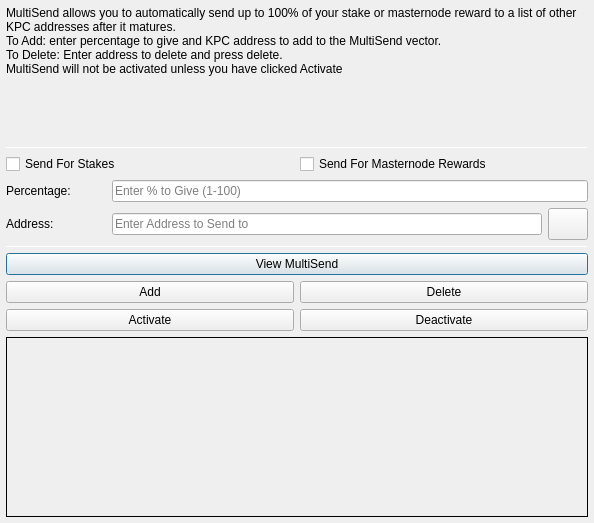
<?xml version="1.0" encoding="UTF-8"?>
<ui version="4.0">
 <class>MultiSendDialog</class>
 <widget class="QDialog" name="MultiSendDialog">
  <property name="windowModality">
   <enum>Qt::NonModal</enum>
  </property>
  <property name="geometry">
   <rect>
    <x>0</x>
    <y>0</y>
    <width>594</width>
    <height>523</height>
   </rect>
  </property>
  <property name="windowTitle">
   <string>MultiSend</string>
  </property>
  <layout class="QVBoxLayout" name="verticalLayout" stretch="0">
   <property name="leftMargin">
    <number>6</number>
   </property>
   <property name="topMargin">
    <number>6</number>
   </property>
   <property name="rightMargin">
    <number>6</number>
   </property>
   <property name="bottomMargin">
    <number>6</number>
   </property>
   <item>
    <layout class="QVBoxLayout" name="verticalLayout_Main" stretch="1,1,1,1,1,1">
     <item>
      <widget class="QLabel" name="label_2">
       <property name="lineWidth">
        <number>1</number>
       </property>
       <property name="text">
        <string>MultiSend allows you to automatically send up to 100% of your stake or masternode reward to a list of other KPC addresses after it matures.
To Add: enter percentage to give and KPC address to add to the MultiSend vector.
To Delete: Enter address to delete and press delete.
MultiSend will not be activated unless you have clicked Activate</string>
       </property>
       <property name="alignment">
        <set>Qt::AlignLeading|Qt::AlignLeft|Qt::AlignTop</set>
       </property>
       <property name="wordWrap">
        <bool>true</bool>
       </property>
      </widget>
     </item>
     <item>
      <widget class="Line" name="line">
       <property name="minimumSize">
        <size>
         <width>0</width>
         <height>1</height>
        </size>
       </property>
       <property name="maximumSize">
        <size>
         <width>16777215</width>
         <height>1</height>
        </size>
       </property>
       <property name="orientation">
        <enum>Qt::Horizontal</enum>
       </property>
      </widget>
     </item>
     <item>
      <layout class="QVBoxLayout" name="verticalLayout_Settings">
       <item>
        <layout class="QHBoxLayout" name="horizontalLayout">
         <item>
          <widget class="QCheckBox" name="multiSendStakeCheckBox">
           <property name="text">
            <string>Send For Stakes</string>
           </property>
          </widget>
         </item>
         <item>
          <widget class="QCheckBox" name="multiSendMasternodeCheckBox">
           <property name="text">
            <string>Send For Masternode Rewards</string>
           </property>
          </widget>
         </item>
        </layout>
       </item>
       <item>
        <layout class="QHBoxLayout" name="horizontalLayout_6">
         <item>
          <widget class="QLabel" name="label">
           <property name="minimumSize">
            <size>
             <width>100</width>
             <height>0</height>
            </size>
           </property>
           <property name="toolTip">
            <string>Percentage of stake to send</string>
           </property>
           <property name="text">
            <string>Percentage:</string>
           </property>
          </widget>
         </item>
         <item>
          <widget class="QLineEdit" name="multiSendPercentEdit">
           <property name="toolTip">
            <string>Enter whole numbers 1 - 100</string>
           </property>
           <property name="placeholderText">
            <string>Enter % to Give (1-100)</string>
           </property>
          </widget>
         </item>
        </layout>
       </item>
       <item>
        <layout class="QHBoxLayout" name="horizontalLayout_7">
         <item>
          <widget class="QLabel" name="label_5">
           <property name="minimumSize">
            <size>
             <width>100</width>
             <height>0</height>
            </size>
           </property>
           <property name="toolTip">
            <string>Address to send portion of stake to</string>
           </property>
           <property name="text">
            <string>Address:</string>
           </property>
          </widget>
         </item>
         <item>
          <widget class="QLineEdit" name="multiSendAddressEdit">
           <property name="toolTip">
            <string/>
           </property>
           <property name="placeholderText">
            <string>Enter Address to Send to</string>
           </property>
          </widget>
         </item>
         <item>
          <widget class="QPushButton" name="addressBookButton">
           <property name="maximumSize">
            <size>
             <width>16777215</width>
             <height>32</height>
            </size>
           </property>
           <property name="toolTip">
            <string>Choose an address from the address book</string>
           </property>
           <property name="text">
            <string/>
           </property>
           <property name="icon">
            <iconset resource="../kplus.qrc">
             <normaloff>:/icons/address-book</normaloff>:/icons/address-book</iconset>
           </property>
           <property name="shortcut">
            <string>Alt+A</string>
           </property>
           <property name="autoDefault">
            <bool>false</bool>
           </property>
          </widget>
         </item>
        </layout>
       </item>
      </layout>
     </item>
     <item>
      <widget class="Line" name="line_2">
       <property name="minimumSize">
        <size>
         <width>0</width>
         <height>1</height>
        </size>
       </property>
       <property name="maximumSize">
        <size>
         <width>16777215</width>
         <height>1</height>
        </size>
       </property>
       <property name="orientation">
        <enum>Qt::Horizontal</enum>
       </property>
      </widget>
     </item>
     <item>
      <layout class="QVBoxLayout" name="verticalLayout_Buttons">
       <item>
        <layout class="QHBoxLayout" name="horizontalLayout_4">
         <item>
          <widget class="QPushButton" name="viewButton">
           <property name="toolTip">
            <string/>
           </property>
           <property name="statusTip">
            <string>View MultiSend Vector</string>
           </property>
           <property name="text">
            <string>View MultiSend</string>
           </property>
          </widget>
         </item>
        </layout>
       </item>
       <item>
        <layout class="QHBoxLayout" name="horizontalLayout_2">
         <item>
          <widget class="QPushButton" name="addButton">
           <property name="toolTip">
            <string/>
           </property>
           <property name="statusTip">
            <string>Add to MultiSend Vector</string>
           </property>
           <property name="text">
            <string>Add</string>
           </property>
          </widget>
         </item>
         <item>
          <widget class="QPushButton" name="deleteButton">
           <property name="toolTip">
            <string/>
           </property>
           <property name="statusTip">
            <string>Delete Address From MultiSend Vector</string>
           </property>
           <property name="text">
            <string>Delete</string>
           </property>
          </widget>
         </item>
        </layout>
       </item>
       <item>
        <layout class="QHBoxLayout" name="horizontalLayout_5">
         <item>
          <widget class="QPushButton" name="activateButton">
           <property name="statusTip">
            <string>Activate MultiSend</string>
           </property>
           <property name="text">
            <string>Activate</string>
           </property>
          </widget>
         </item>
         <item>
          <widget class="QPushButton" name="disableButton">
           <property name="statusTip">
            <string>Deactivate MultiSend</string>
           </property>
           <property name="text">
            <string>Deactivate</string>
           </property>
          </widget>
         </item>
        </layout>
       </item>
      </layout>
     </item>
     <item>
      <widget class="QLabel" name="message">
       <property name="minimumSize">
        <size>
         <width>0</width>
         <height>180</height>
        </size>
       </property>
       <property name="frameShape">
        <enum>QFrame::Panel</enum>
       </property>
       <property name="frameShadow">
        <enum>QFrame::Plain</enum>
       </property>
       <property name="lineWidth">
        <number>1</number>
       </property>
       <property name="midLineWidth">
        <number>1</number>
       </property>
       <property name="text">
        <string/>
       </property>
       <property name="alignment">
        <set>Qt::AlignLeading|Qt::AlignLeft|Qt::AlignTop</set>
       </property>
       <property name="wordWrap">
        <bool>true</bool>
       </property>
      </widget>
     </item>
    </layout>
   </item>
  </layout>
 </widget>
 <resources>
  <include location="../kplus.qrc"/>
 </resources>
 <connections/>
</ui>
